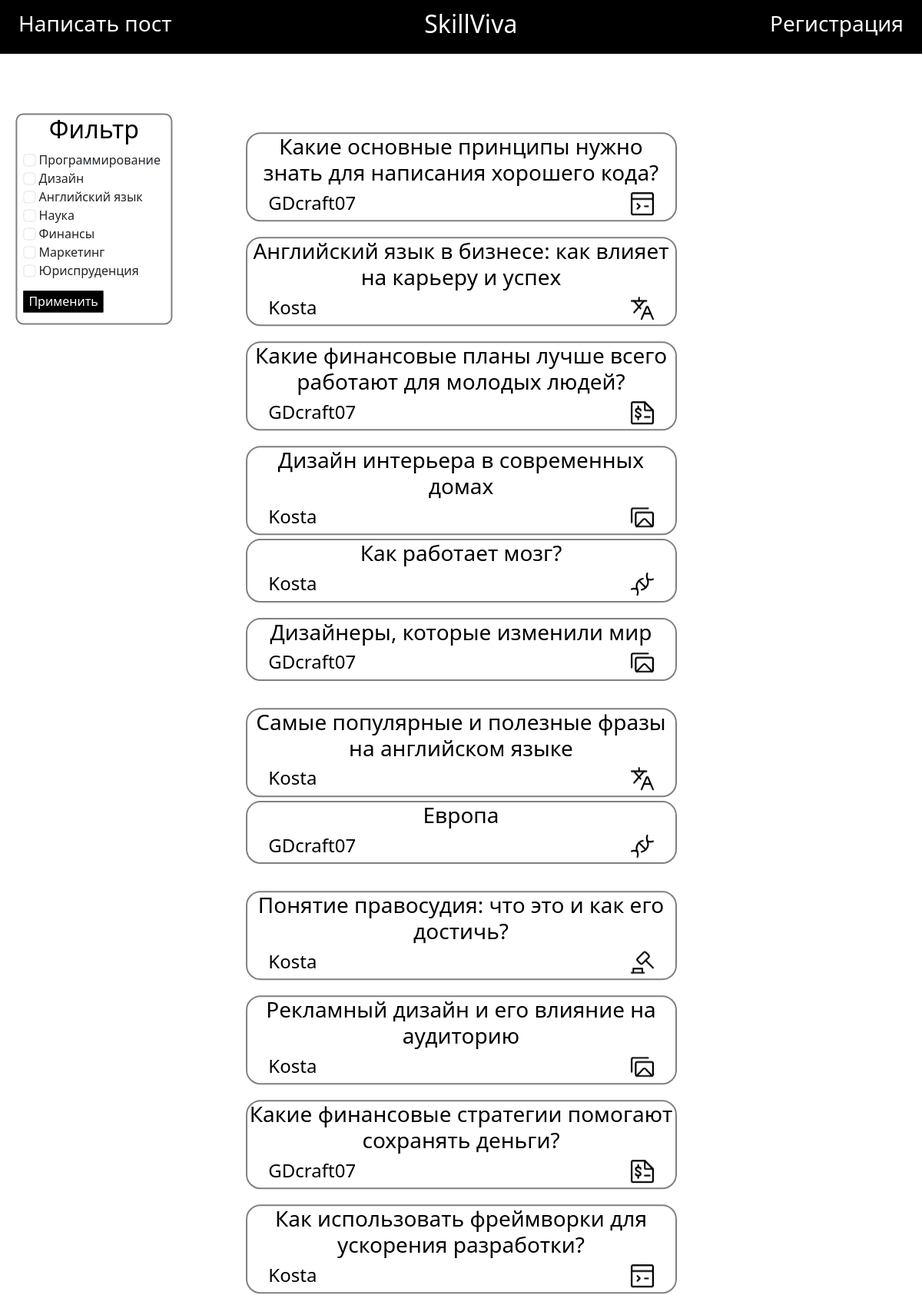
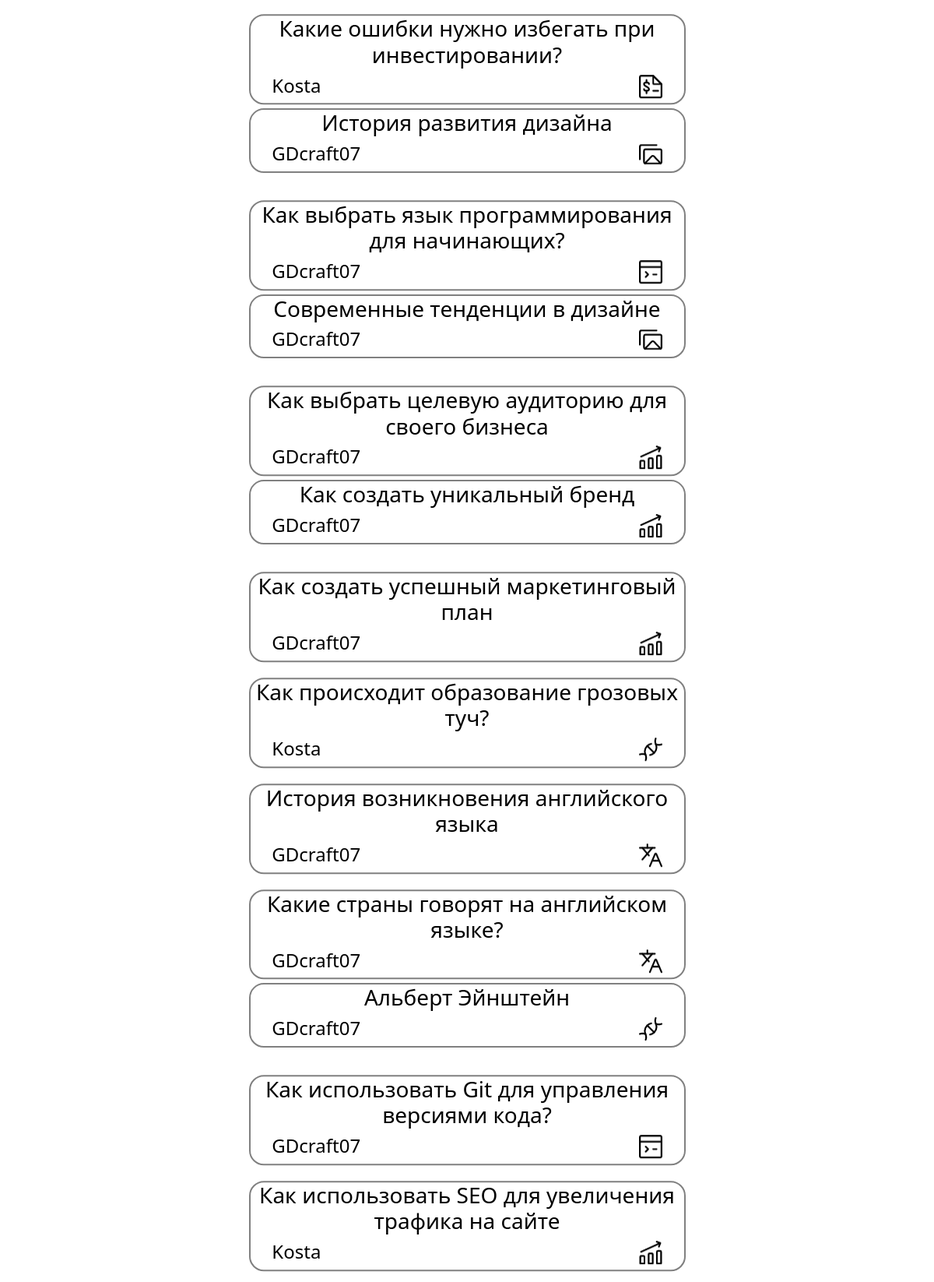
The page /posts (upper part) on the database its author committed (2 pictures, top to bottom).
### code/data/posts.py (models this page shows)
class Post(SqlAlchemyBase, SerializerMixin):
    __tablename__ = 'posts'
    id = sqlalchemy.Column(sqlalchemy.Integer,
                           primary_key=True, autoincrement=True)
    user = orm.relationship('User', lazy='subquery')
    user_id = sqlalchemy.Column(sqlalchemy.Integer,
                                sqlalchemy.ForeignKey('users.id'))
    published = sqlalchemy.Column(sqlalchemy.DateTime, default=datetime.datetime.now)
    heading = sqlalchemy.Column(sqlalchemy.String, nullable=False)
    content = sqlalchemy.Column(sqlalchemy.String, nullable=False)
    category_id = sqlalchemy.Column(sqlalchemy.Integer,
                                 sqlalchemy.ForeignKey('categories.id'))
    serialize_rules =  ('-user',)

### code/data/users.py (models this page shows, shortened)
class User(SqlAlchemyBase, UserMixin):
    __tablename__ = "users"
    id = sqlalchemy.Column(sqlalchemy.Integer,
                           primary_key=True, autoincrement=True)
    nickname = sqlalchemy.Column(sqlalchemy.String, unique=True, nullable=False)
    email = sqlalchemy.Column(sqlalchemy.String, unique=True, nullable=True)
    hashed_password = sqlalchemy.Column(sqlalchemy.String, nullable=True)
    posts = orm.relationship("Post", back_populates="user")

### code/server.py (the view)
@app.route('/posts', methods=['GET', 'POST'])
def index():
    all_posts = SelectionOfPosts([]).selection()
    if request.method == 'POST':
        filters = list(map(int, request.form.getlist('filters')))
        all_posts = SelectionOfPosts(filters).selection()
    return render_template('main_screen.html',
                           posts=all_posts)

### code/data/db_session.py (called while the page is built)
def create_session() -> Session:
    global __factory
    return __factory()

### code/selection_of_posts.py (called while the page is built)
    def random_selection_of_posts(self, posts, quantity):
        use_index = []
        ans = []
        for i in range(quantity):
            index = randint(0, len(posts) - 1)
            while index in use_index:
                index = randint(0, len(posts) - 1)
            ans.append(posts[index])
            use_index.append(index)
        return ans

### code/templates/main_screen.html
{% extends 'base.html' %}
{% block css %}
<link href="{{ url_for('static', filename='css/main_screen_style.css') }}" rel="stylesheet">
{% endblock %}
{% block right_button %}
    <div class="right_buttons">
        <h3>
            <a href="/new_post" class="head_link">
                Написать пост
            </a>
        </h3>
    </div>
{% endblock %}
{% block left_button %}
    <div class="left_buttons">
        {% if current_user.nickname %}
            <a href="/profile/{{ current_user.nickname }}">
                <img src="../static/img/img_profile.png" alt="Что-то пошло не так(" class="img_profile">
            </a>
        {% else %}
            <h3>
                <a href="/registrate" class="head_link">
                    Регистрация
                </a>
            </h3>
        {% endif %}
    </div>
{% endblock %}
{% block content %}
    <div class="main_screen">
        <form method="post" class="filter">
            <div class="header">
                <h2>Фильтр</h2>
            </div>
            <div class="check_box_filter">
                <div class="check_box">
                    <input class="form-check-input" type="checkbox" value=1 id="programmer" name="filters">
                    <label class="form-check-label" for="programmer">
                        Программирование
                    </label>
                </div>
                <div class="check_box">
                    <input class="form-check-input" type="checkbox" value=2 id="design" name="filters">
                    <label class="form-check-label" for="design">
                        Дизайн
                    </label>
                </div>
                <div class="check_box">
                    <input class="form-check-input" type="checkbox" value=3 id="english" name="filters">
                    <label class="form-check-label" for="english">
                        Английский язык
                    </label>
                </div>
                <div class="check_box">
                    <input class="form-check-input" type="checkbox" value=4 id="science" name="filters">
                    <label class="form-check-label" for="science">
                        Наука
                    </label>
                </div>
                <div class="check_box">
                    <input class="form-check-input" type="checkbox" value=5 id="finance" name="filters">
                    <label class="form-check-label" for="finance">
                        Финансы
                    </label>
                </div>
                <div class="check_box">
                    <input class="form-check-input" type="checkbox" value=6 id="marketing" name="filters">
                    <label class="form-check-label" for="marketing">
                        Маркетинг
                    </label>
                </div>
                <div class="check_box">
                    <input class="form-check-input" type="checkbox" value=7 id="jurisprudence" name="filters">
                    <label class="form-check-label" for="jurisprudence">
                        Юриспруденция
                    </label>
                </div>
            </div>
            <input type="submit" class="filter_button" value="Применить">
        </form>
        <div class="contents">
            {% for post in posts %}
                {% set topic = post.category_id %}
                {% if topic == 1 %}
                    {% set img_name = "programming.png" %}
                {% elif topic == 2 %}
                    {% set img_name = "design.png" %}
                {% elif topic == 3 %}
                    {% set img_name = "english_language.png" %}
                {% elif topic == 4 %}
                    {% set img_name = "science.png" %}
                {% elif topic == 5 %}
                    {% set img_name = "finance.png" %}
                {% elif topic == 6 %}
                    {% set img_name = "marketing.png" %}
                {% elif topic == 7 %}
                    {% set img_name = "jurisprudence.png" %}
                {% endif %}
                <div class="block_post">
                    <div class="header">
                        <h3>
                            <a href="/posts/{{ post.id }}" class="link">
                                {{ post.heading }}
                            </a>
                        </h3>
                    </div>
                    <div class="info">
                        <div class="author">
                            <h4>
                                <a href="/profile/{{ post.user.nickname }}" class="link">
                                    {{ post.user.nickname }}
                                </a>
                            </h4>
                        </div>
                        <div class="topic">
                            <img src="../static/img/{{ img_name }}" alt="Что-то пошло не так(">
                        </div>
                    </div>
                </div>
            {% endfor %}
        </div>
    </div>
{% endblock %}

### code/static/css/main_style.css (style rules this page uses)
html, body { height: 100%; }
.left_buttons { margin-right: 2%; }
.right_buttons { margin-left: 2%; }
.head_link { text-decoration: none; color: white; transition: .3s; background: linear-gradient(to right, white, white, white, white); background-size: 0 3px; background-position: 0 100%; background-repeat: no-repeat; }
.link { text-decoration: none; color: black; transition: .3s; background: linear-gradient(to right, black, black, black, black); background-size: 0 3px; background-position: 0 100%; background-repeat: no-repeat; }

### code/static/css/main_screen_style.css (style rules this page uses)
.filter { float: left; width: 17%; height: 42%; border: 2px solid gray; border-radius: 10px; transform: translateX(10%) translateY(10%); }
.header { text-align: center; color: black; }
.check_box_filter { padding-left: 4%; }
.contents { float: center; width: 55%; min-height: 40vh; margin: 0 auto; }
.block_post { margin: 0 auto; width: 85%; border: 2px solid grey; margin-top: 20px; border-radius: 19px; transform: translateY(45%); height: 40%; }
.info { display: flex; justify-content: space-between; margin-top: 0.5%; }
.author { padding-left: 5%; }
.topic { display: inline; float: right; padding-right: 5%; }
.filter_button { border: 1px solid black; background: black; color: white; transition: .3s; margin-left: 4%; margin-top: 7%; margin-bottom: 7%; }

### rows shown on the page
Post: heading "Какие основные принципы нужно знать для написания хорошего кода?", user.nickname "GDcraft07"
Post: heading "Английский язык в бизнесе: как влияет на карьеру и успех", user.nickname "Kosta"
Post: heading "Какие финансовые планы лучше всего работают для молодых людей?", user.nickname "GDcraft07"
Post: heading "Дизайн интерьера в современных домах", user.nickname "Kosta"
Post: heading "Как работает мозг?", user.nickname "Kosta"
Post: heading "Дизайнеры, которые изменили мир", user.nickname "GDcraft07"
Post: heading "Самые популярные и полезные фразы на английском языке", user.nickname "Kosta"
Post: heading "Европа", user.nickname "GDcraft07"
Post: heading "Понятие правосудия: что это и как его достичь?", user.nickname "Kosta", shows a picture
Post: heading "Рекламный дизайн и его влияние на аудиторию", user.nickname "Kosta"
Post: heading "Какие финансовые стратегии помогают сохранять деньги?", user.nickname "GDcraft07"
Post: heading "Как использовать фреймворки для ускорения разработки?", user.nickname "Kosta"
Post: heading "Какие ошибки нужно избегать при инвестировании?", user.nickname "Kosta"
Post: heading "История развития дизайна", user.nickname "GDcraft07"
Post: heading "Как выбрать язык программирования для начинающих?", user.nickname "GDcraft07"
Post: heading "Современные тенденции в дизайне", user.nickname "GDcraft07"
Post: heading "Как выбрать целевую аудиторию для своего бизнеса", user.nickname "GDcraft07"
Post: heading "Как создать уникальный бренд", user.nickname "GDcraft07"
Post: heading "Как создать успешный маркетинговый план", user.nickname "GDcraft07"
Post: heading "Как происходит образование грозовых туч?", user.nickname "Kosta"
Post: heading "История возникновения английского языка", user.nickname "GDcraft07"
Post: heading "Какие страны говорят на английском языке?", user.nickname "GDcraft07"
Post: heading "Альберт Эйнштейн", user.nickname "GDcraft07"
Post: heading "Как использовать Git для управления версиями кода?", user.nickname "GDcraft07"
Post: heading "Как использовать SEO для увеличения трафика на сайте", user.nickname "Kosta"
